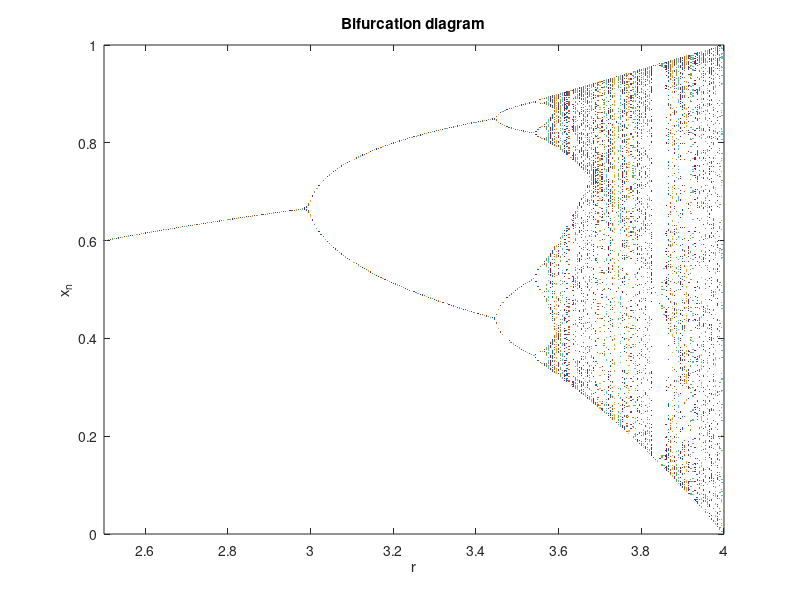

Here is the MATLAB script that generated this plot:
Npre = 200;
Nplot = 100;
x = zeros(Nplot,1);
for r = 2.5:0.005:4.0
    x(1) = 0.5;
    for n = 1:Npre
        x(1) = r*x(1)*(1-x(1));
    end,
    for n = 1:Nplot - 1
        x(n+1) = r*x(n)*(1-x(n));
    end,
    plot(r*ones(Nplot,1), x, '.', 'markersize', 2);
    hold on;
end,
title( 'Bifurcation diagram');
xlabel('r');
ylabel('x_n');
set(gca, 'xlim', [2.5 4.0]);
hold off;
